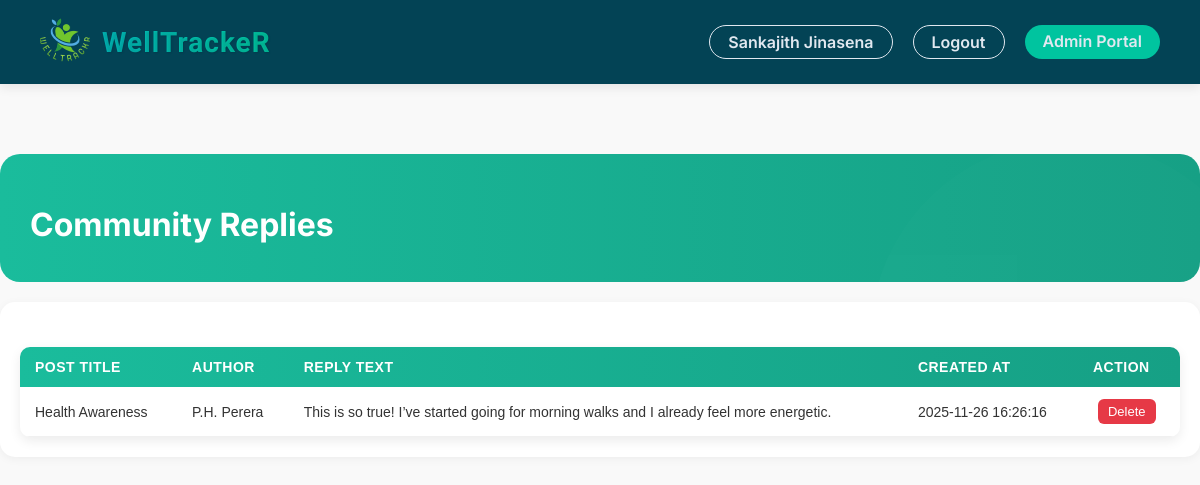
Page /view_reply.php (signed in) on the committed database.
### tables this page shows
CREATE TABLE `community_replies` (
  `reply_id` int(11) NOT NULL,
  `post_id` int(11) NOT NULL,
  `author` varchar(100) DEFAULT 'Guest',
  `reply_text` text NOT NULL,
  `created_at` timestamp NOT NULL DEFAULT current_timestamp()
);

CREATE TABLE `community_posts` (
  `post_id` int(11) NOT NULL,
  `title` varchar(255) NOT NULL,
  `message` text NOT NULL,
  `author` varchar(100) DEFAULT 'Guest',
  `created_at` timestamp NOT NULL DEFAULT current_timestamp()
);

### view_reply.php (the view, shortened to what this page needs)
<?php
include 'config.php';
$sql = "SELECT cr.*, cp.title AS post_title
        FROM community_replies cr
        JOIN community_posts cp ON cr.post_id = cp.post_id
        ORDER BY cr.created_at DESC";
$result = $conn->query($sql);
?>
<!DOCTYPE html>
<html lang="en">
<head>
<link rel="stylesheet" href="css/style.css">
<link rel="stylesheet" href="css/patient.css">
<link rel="stylesheet" href="css/doctor_review.css">
</head>
<body>
<nav>
    <div class="nav-header">
        <div class="nav-logo"><img src="image/Logo_R.png" alt="Logo"></div>
        <div class="nav-title">
            <h1>WellTrackeR</h1>
        </div>
    </div>
    <div class="nav-links">
        <a href="" class="login-btn"><?php echo $_SESSION["first_name"] . " " . $_SESSION["last_name"] ?></a>
        <a href="logout.php" class="login-btn">Logout</a>
        <a href="admin_portal.php" class="register-btn">Admin Portal</a>
    </div>
</nav>
<div class="patient-portal-container">
    <div class="patient-portal-header">
        <h1>Community Replies</h1>
    </div>
    <div class="quick-actions">
        <table class="doctor-table">
            <thead>
                <tr>
                    <th>Post Title</th>
                    <th>Author</th>
                    <th>Reply Text</th>
                    <th>Created At</th>
                    <th>Action</th>
                </tr>
            </thead>
            <tbody>
                <?php if ($result && $result->num_rows > 0): ?>
                    <?php while($row = $result->fetch_assoc()): ?>
                        <tr id="row-<?php echo $row['reply_id']; ?>">
                            <td><?php echo htmlspecialchars($row['post_title']); ?></td>
                            <td><?php echo htmlspecialchars($row['author']); ?></td>
                            <td><?php echo htmlspecialchars($row['reply_text']); ?></td>
                            <td><?php echo htmlspecialchars($row['created_at']); ?></td>
                            <td>
                                <button class="delete-btn" data-id="<?php echo $row['reply_id']; ?>">Delete</button>
                            </td>
                        </tr>
                    <?php endwhile; ?>
                <?php else: ?>
                    <tr><td colspan="5">No replies found.</td></tr>
                <?php endif; ?>
            </tbody>
        </table>
    </div>
</div>
</body>
</html>

### css/style.css (style rules this page uses)
:root { --bg-main: #121C28; --bg-card: #1A2532; --text-light: #E1E8F0; --text-muted: #A3B1C0; --pcolor: #034355; --s1color: #00B5B5; --s2color: #008C8C; --accent: #FF9800; --accent-hot: #FF6B6B; --success: #00C49F; --gradient: linear-gradient(135deg, var(--pcolor) 0%, var(--success) 50%, var(--s2color) 100%); --aqua-flow: linear-gradient(135deg, var(--s1color) 0%, var(--pcolor) 50%, var(--s2color) 100%); --green-breeze: linear-gradient(135deg, var(--success) 0%, var(--s1color) 50%, var(--s2color) 100%); --gradient-hero: linear-gradient(135deg, rgba(3, 67, 85, 0.92) 0%, rgba(0, 130, 130, 0.88) 100%); }
body { margin: 0; font-family: 'Inter', sans-serif; background-color: var(--bg-main); color: var(--text-light); }
nav { display: flex; justify-content: space-between; align-items: center; padding: 15px 40px; background-color: var(--pcolor); box-shadow: 0 4px 10px rgba(0, 0, 0, 0.08); position: sticky; top: 0; z-index: 999; transition: box-shadow 0.3s; }
.nav-header { display: flex; align-items: center; gap: 12px; }
.nav-title h1 { font-family: 'Sora', sans-serif; font-weight: 700; font-size: 28px; margin: 0; letter-spacing: 1px; background: linear-gradient(90deg, var(--s1color), var(--success)); -webkit-background-clip: text; -webkit-text-fill-color: transparent; text-shadow: 1px 1px 2px rgba(0, 0, 0, 0.1); transition: all 0.3s ease; }
.nav-logo img { width: 50px; height: 50px; border-radius: 50%; object-fit: cover; }
.nav-links { display: flex; gap: 20px; }
.nav-links a { text-decoration: none; color: var(--text-light); font-weight: 500; padding: 6px 12px; border-radius: 8px; transition: all 0.2s ease; }
.nav-links a.register-btn { background-color: var(--success); color: var(--text-light); padding: 6px 18px; border-radius: 25px; font-weight: 600; transition: all 0.3s ease; }
.nav-links a.login-btn { background-color: transparent; color: var(--text-light); border: 2px solid var(--text-light); padding: 6px 18px; border-radius: 25px; font-weight: 600; transition: all 0.3s ease; }
.nav-links a.login-btn { background-color: transparent; color: var(--pcolor); border: 2px solid var(--pcolor); padding: 6px 18px; border-radius: 25px; font-weight: 600; transition: all 0.3s ease; }
.nav-links a.register-btn { background-color: var(--success); color: var(--text-light); padding: 6px 18px; border-radius: 25px; font-weight: 600; border: none; transition: all 0.3s ease; }

### css/patient.css (style rules this page uses)
:root { --g1color: #1abc9c; --g2color: #16a085; --bcolor: #19cbd8; }
body { margin: 0; font-family: 'Inter', sans-serif; background-color: #f9f9f9; }
.patient-portal-container { max-width: 1400px; margin: 0 auto; margin-top: 70px; }
.patient-portal-header { background: linear-gradient(90deg, #1abc9c, #16a085); border-radius: 20px; padding: 30px; color: white; margin-bottom: 20px; position: relative; overflow: hidden; }
.patient-portal-header::before { content: ''; position: absolute; top: -50%; right: -10%; width: 500px; height: 500px; opacity: 0.3; }
.patient-portal-header h1 { font-size: 2em; margin-bottom: 8px; position: relative; z-index: 1; }
.quick-actions { background: white; border-radius: 15px; padding: 20px; margin-bottom: 20px; box-shadow: 0 2px 10px rgba(0, 0, 0, 0.05); display: flex; justify-content: space-between; align-items: center; flex-wrap: wrap; gap: 15px; }

### css/doctor_review.css (style rules this page uses)
.doctor-table { width: 100%; border-collapse: collapse; margin-top: 25px; background-color: #fff; border-radius: 10px; overflow: hidden; box-shadow: 0 4px 12px rgba(0, 0, 0, 0.08); font-family: 'Poppins', sans-serif; font-size: 14px; }
.doctor-table thead { background: linear-gradient(to right, var(--g1color), var(--g2color)); color: #fff; text-align: left; }
.doctor-table th { padding: 12px 15px; letter-spacing: 0.5px; text-transform: uppercase; font-weight: 600; }
.doctor-table tbody tr { border-bottom: 1px solid #f0f0f0; transition: background-color 0.2s ease; }
.doctor-table td { padding: 12px 15px; color: #333; vertical-align: middle; }
.delete-btn { background-color: #e63946; color: #fff; border: none; padding: 5px 10px; border-radius: 6px; cursor: pointer; font-size: 13px; margin-left: 5px; transition: 0.2s; }

### view_reply.php (style rules this page uses)
.nav-links a.login-btn { color: var(--text-light); border: 1px solid var(--text-light); }
.delete-btn { background-color: #e63946; color: #fff; border: none; padding: 5px 10px; border-radius: 6px; cursor: pointer; font-size: 13px; transition: 0.2s; }

### rows in the picture
community_replies: post.title "Health Awareness", author "P.H. Perera", reply_text "This is so true! I’ve started going for morning walks and I already feel more energetic.", created_at "2025-11-26 16:26:16"

### other values in the picture
$_SESSION["first_name"] "Sankajith"
$_SESSION["last_name"] "Jinasena"
